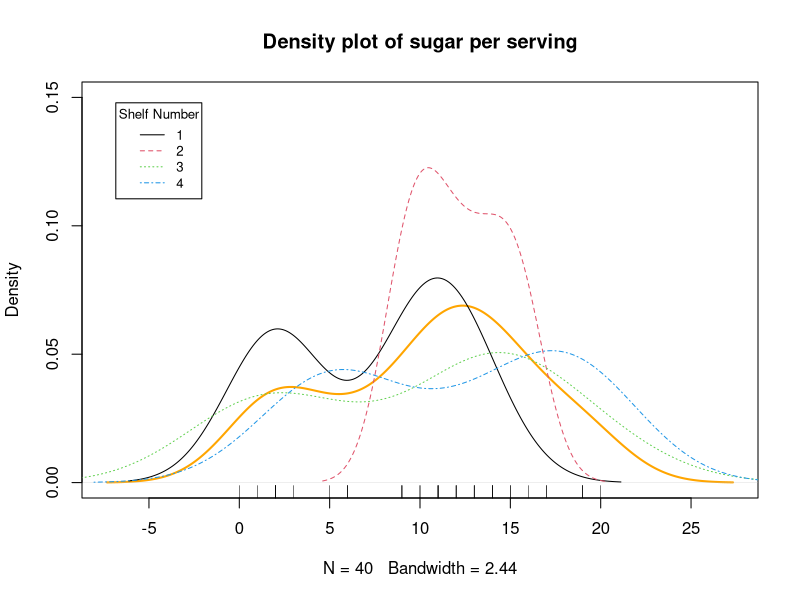
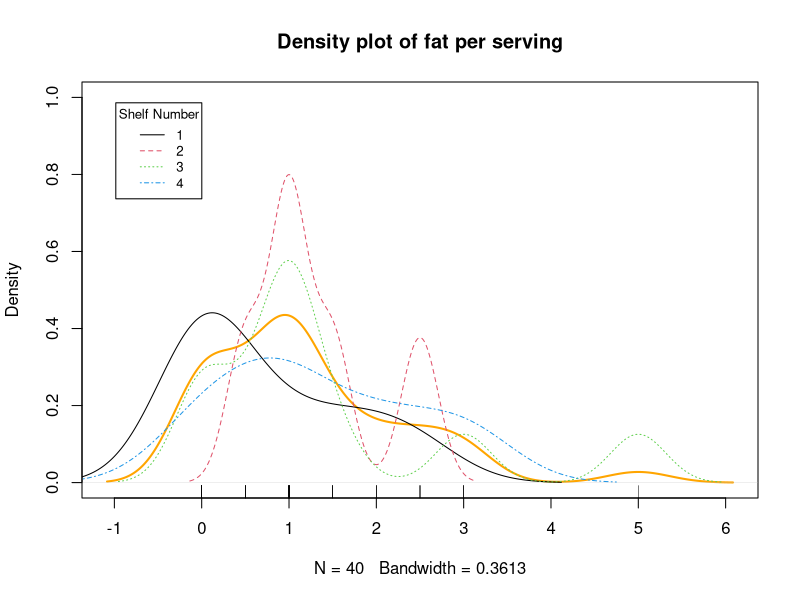
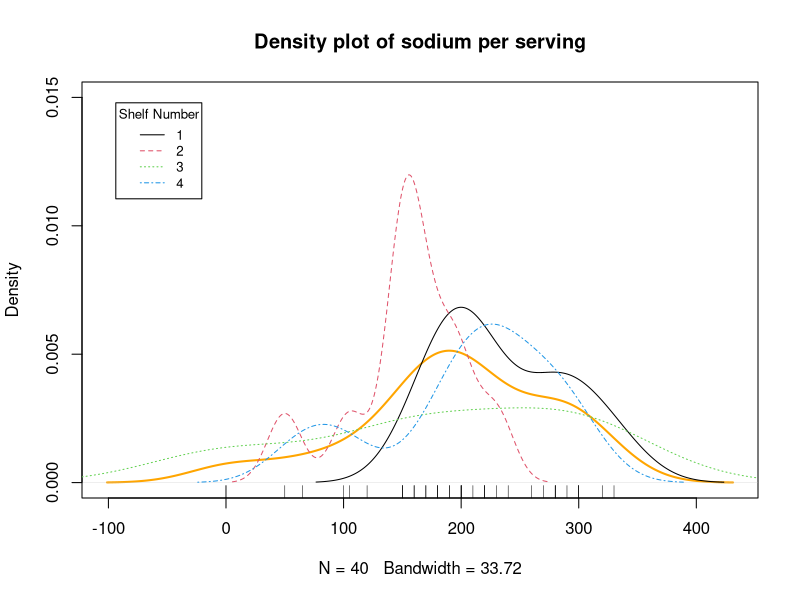
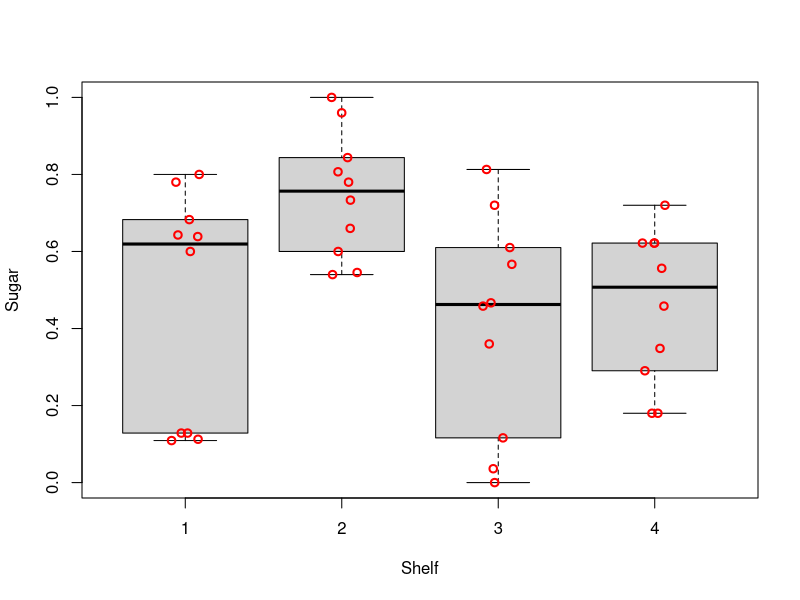
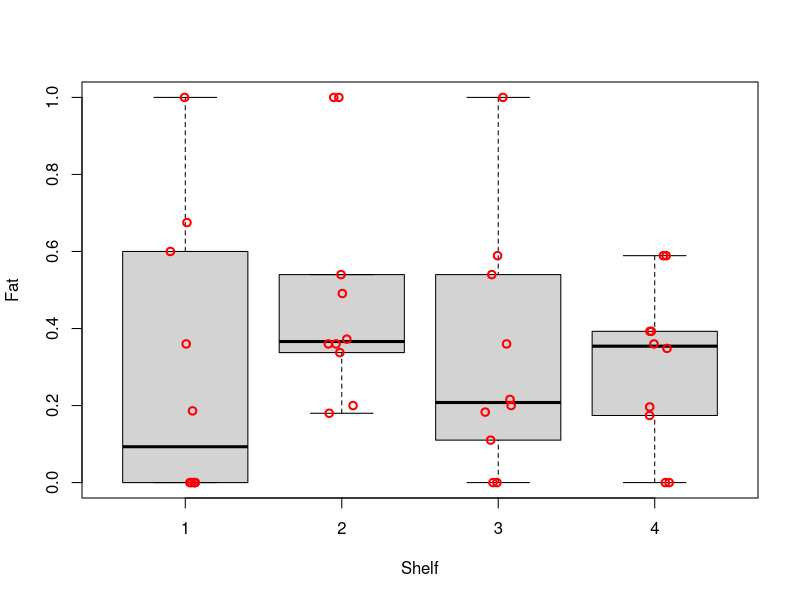
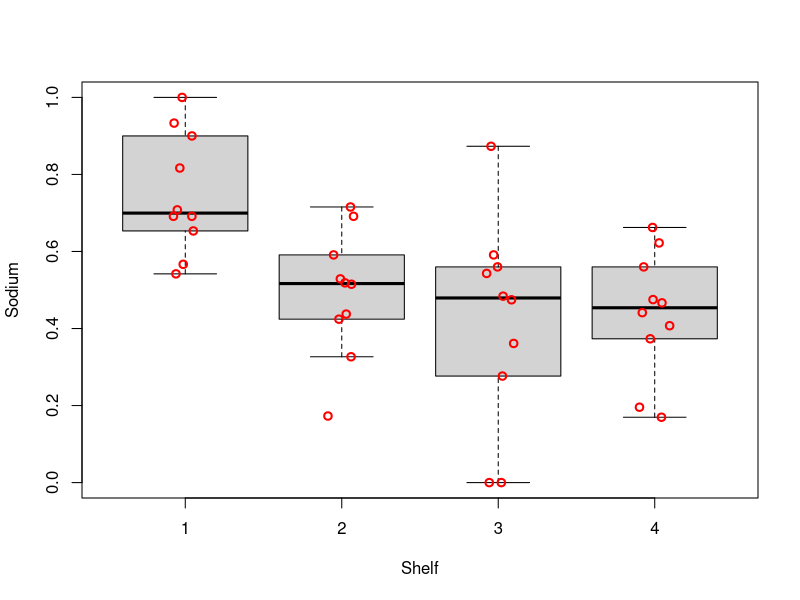
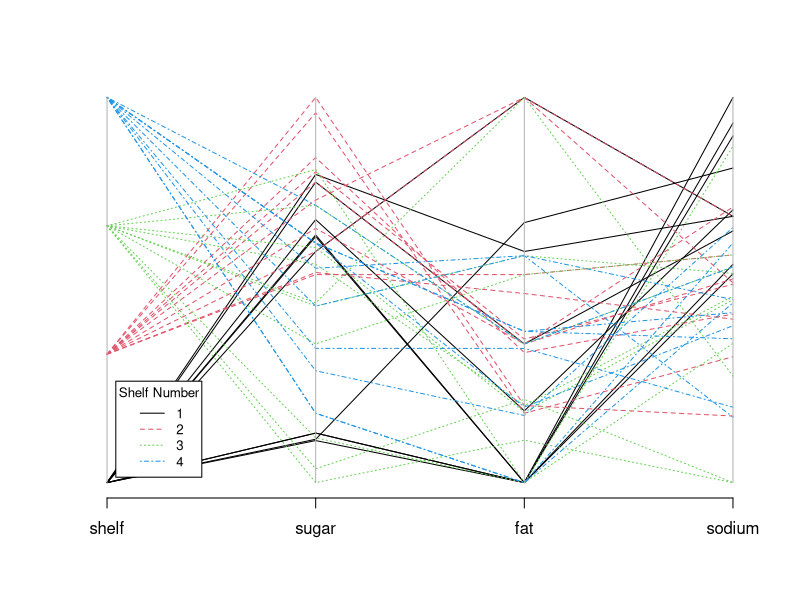
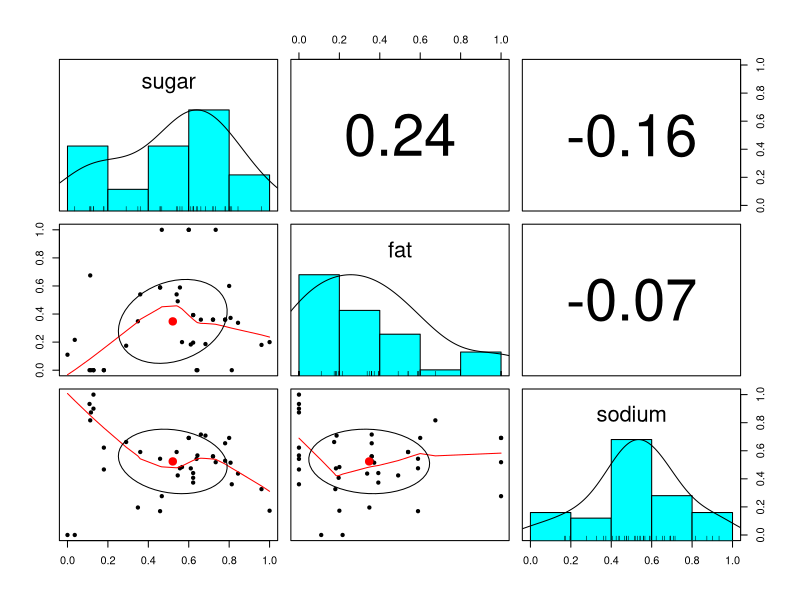

The R source for these figures, in order:
## ---- chunk 1
# add packages
library(car)
library(dplyr)
library(Hmisc)
library(knitr)
library(MASS)
library(nnet)
library(psych)
# prevent source code from running off the page
opts_chunk$set(tidy.opts=list(width.cutoff=70), tidy=TRUE)
# remove all objects from current workspace
rm(list = ls())
# set seed number to reproduce results
set.seed(1)
# load data
d <- read.csv("./dataset/cereal_dillons.csv", header=TRUE, sep=",")
## ---- chunk 2
# structure of data
str(d)
# summary of data
kable(summary(d[, 4:7]))
# list row with missing values
d[!complete.cases(d),]
## ---- chunk 3
# 1. adjust for different serving sizes 
adj.d <- data.frame(shelf = d$Shelf, 
                    sugar = d$sugar_g/d$size_g,
                    fat = d$fat_g/d$size_g, 
                    sodium = (d$sodium_mg/1000)/d$size_g)
# 2. normalize data to be within 0 and 1
normalize <- function(x) { (x-min(x))/(max(x)-min(x)) }
norm.d <- data.frame(shelf = adj.d$shelf, 
                     sugar = normalize(adj.d$sugar),
                     fat = normalize(adj.d$fat),
                     sodium = normalize(adj.d$sodium))
## ---- chunk 4
# explanatory variable: sugar
plot(density(d$sugar_g), col = "orange", lwd = 2, ylim = c(0, 0.15), main = "Density plot of sugar per serving")
lapply(seq(1, 4), function(shelf) lines(density(d[which(d$Shelf == shelf),]$sugar_g), col = shelf, lty = shelf))
rug(d$sugar_g)
legend("topleft", cex = 0.8, inset = .05, title = "Shelf Number", 
       legend = seq(1, 4), col = seq(1, 4), lty = seq(1, 4))

# explanatory variable: fat
plot(density(d$fat_g), col = "orange", lwd = 2, ylim = c(0, 1), main = "Density plot of fat per serving")
lapply(seq(1, 4), function(shelf) lines(density(d[which(d$Shelf == shelf),]$fat_g), col = shelf, lty = shelf))
rug(d$fat_g)
legend("topleft", cex = 0.8, inset = .05, title = "Shelf Number", 
       legend = seq(1, 4), col = seq(1, 4), lty = seq(1, 4))

# explanatory variable: sodium
plot(density(d$sodium_mg), col = "orange", lwd = 2, ylim = c(0, 0.015), main = "Density plot of sodium per serving")
lapply(seq(1, 4), function(shelf) lines(density(d[which(d$Shelf == shelf),]$sodium_mg), col = shelf, lty = shelf))
rug(d$sodium_mg)
legend("topleft", cex = 0.8, inset = .05, title = "Shelf Number", 
       legend = seq(1, 4), col = seq(1, 4), lty = seq(1, 4))
## ---- chunk 5
# explanatory variable: sugar
boxplot(formula = sugar ~ shelf, data = norm.d, ylab = "Sugar", xlab = "Shelf", pars = list(outpch=NA))
stripchart(x = norm.d$sugar ~ norm.d$shelf, lwd = 2, col = "red", method = "jitter", vertical = TRUE, pch = 1, add = TRUE)

# explanatory variable: fat
boxplot(formula = fat ~ shelf, data = norm.d, ylab = "Fat", xlab = "Shelf", pars = list(outpch=NA))
stripchart(x = norm.d$fat ~ norm.d$shelf, lwd = 2, col = "red", method = "jitter", vertical = TRUE, pch = 1, add = TRUE)

# explanatory variable: sodium
boxplot(formula = sodium ~ shelf, data = norm.d, ylab = "Sodium", xlab = "Shelf", pars = list(outpch=NA))
stripchart(x = norm.d$sodium ~ norm.d$shelf, lwd = 2, col = "red", method = "jitter", vertical = TRUE, pch = 1, add = TRUE)
## ---- chunk 6
parcoord(x = norm.d, col = norm.d$shelf, lty = norm.d$shelf)  
legend("bottomleft", cex = 0.8, inset = .05, title = "Shelf Number",  bg = "white",
       legend = seq(1, 4), col = seq(1, 4), lty = seq(1, 4))
## ---- chunk 7
# print out the mean and standard deviation 
norm.d %>% 
  group_by(shelf) %>% 
  summarise(mean.sugar=mean(sugar), sd.sugar=sd(sugar), 
            mean.fat=mean(fat), sd.fat=sd(fat),
            mean.sodium=mean(sodium), sd.sodium=sd(sodium))
## ---- chunk 8
# set shelf 2 as the base level
norm.d$shelf <- factor(norm.d$shelf)
norm.d$shelf <- relevel(norm.d$shelf, ref="2")
# estimate multinomial regression model 
m <- multinom(formula = shelf ~ sugar + fat + sodium, data = norm.d)
summary(m)
# perform LRT to examine importance of each variable
Anova(m)
## ---- chunk 9
pairs.panels(norm.d[,c("sugar", "fat", "sodium")])
## ---- chunk 10
saturated.m <- multinom(formula = shelf ~ sugar * fat * sodium, data = norm.d)
Anova(saturated.m)
## ---- chunk 11
# Apple Jack's content
serving <- 28
sugar <- 12
fat <- 0.5
sodium <- 130
# predict Apple Jack's shelf placement
predict(object = m, 
        data.frame(sugar = (sugar/serving - min(adj.d$sugar))/(max(adj.d$sugar)-min(adj.d$sugar)),
                   fat = (fat/serving - min(adj.d$fat))/(max(adj.d$fat)-min(adj.d$fat)),
                   sodium = (sodium/serving - min(adj.d$sodium))/(max(adj.d$sodium)-min(adj.d$sodium))),
        type = "probs")
## ---- chunk 12

beta.hat <- coefficients(m)
mean.fat <- mean(norm.d$fat)
mean.sodium <- mean(norm.d$sodium)

curve(expr = 1/(1 + exp(beta.hat[1,1] + beta.hat[1,2]*x + mean.fat + mean.sodium) + exp(beta.hat[2,1] + beta.hat[2,2]*x + mean.fat + mean.sodium) + exp(beta.hat[3,1] + beta.hat[3,2]*x + mean.fat + mean.sodium)), 
      ylab = 'estimated probability for a shelf', xlab = 'sugar per serving (after normalized)',
      ylim = c(0,1), xlim = c(0,1), type = 'n',
      panel.first = grid(col = "gray", lty = "dotted"))

# pi.hat.shelf.1
curve(expr = exp(beta.hat[1,1] + beta.hat[1,2]*x + mean.fat + mean.sodium)/(1 + exp(beta.hat[1,1] + beta.hat[1,2]*x + mean.fat + mean.sodium) + exp(beta.hat[2,1] + beta.hat[2,2]*x + mean.fat + mean.sodium) + exp(beta.hat[3,1] + beta.hat[3,2]*x + mean.fat + mean.sodium)),
  col = 1, lty = 1, lwd = 2, n = 1000, add = TRUE,
  xlim = c(norm.d$sugar[norm.d$shelf == 1]), max(norm.d$sugar[norm.d$shelf == 1]))

# pi.hat.shelf.2 
curve(expr = 1/(1 + exp(beta.hat[1,1] + beta.hat[1,2]*x + mean.fat + mean.sodium) + exp(beta.hat[2,1] + beta.hat[2,2]*x + mean.fat + mean.sodium) + exp(beta.hat[3,1] + beta.hat[3,2]*x + mean.fat + mean.sodium)),
  col = 2, lty = 2, lwd = 2, n = 1000, add = TRUE,
  xlim = c(min(norm.d$sugar[norm.d$shelf == 2]), max(norm.d$sugar[norm.d$shelf == 2])))

# pi.hat.shelf.3
curve(expr = exp(beta.hat[2,1] + beta.hat[2,2]*x + mean.fat + mean.sodium)/(1 + exp(beta.hat[1,1] + beta.hat[1,2]*x + mean.fat + mean.sodium) + exp(beta.hat[2,1] + beta.hat[2,2]*x + mean.fat + mean.sodium) + exp(beta.hat[3,1] + beta.hat[3,2]*x + mean.fat + mean.sodium)),
  col = 3, lty = 3, lwd = 2, n = 1000, add = TRUE,
  xlim = c(min(norm.d$sugar[norm.d$shelf == 3]), max(norm.d$sugar[norm.d$shelf == 1]))) 

# pi.hat.shelf.4
curve(expr = exp(beta.hat[3,1] + beta.hat[3,2]*x + mean.fat + mean.sodium)/(1 + exp(beta.hat[1,1] + beta.hat[1,2]*x + mean.fat + mean.sodium) + exp(beta.hat[2,1] + beta.hat[2,2]*x + mean.fat + mean.sodium) + exp(beta.hat[3,1] + beta.hat[3,2]*x + mean.fat + mean.sodium)),
  col = 4, lty = 4, lwd = 2, n = 1000, add = TRUE,
  xlim = c(min(norm.d$sugar[norm.d$shelf == 4]), max(norm.d$sugar[norm.d$shelf == 4]))) 

# legend
legend('topleft', cex=0.8, inset=.05, title='Shelf Number', legend=seq(1,4), col=seq(1,4), lty=seq(1,4), lwd=rep(3,4))
## ---- chunk 13
# standard deviation
sd.d <- apply(norm.d[2:4], 2, sd) 
round(sd.d, 2)

# wald ci
conf.beta <- confint(m, level=0.95)
ci.or.shelf.1 <- exp(sd.d * conf.beta[2:4, 1:2, 1])
ci.or.shelf.2 <- exp(sd.d * conf.beta[2:4, 1:2, 2])
ci.or.shelf.3 <- exp(sd.d * conf.beta[2:4, 1:2, 3])

print('odd ratio for shelf 1 vs shelf 2:')
#round(exp(sd.d * beta.hat[1, 2:4]), 2)
round(1/exp(sd.d * beta.hat[1, 2:4]), 2)
round(data.frame(low=1/ci.or.shelf.1[,2], up=1/ci.or.shelf.1[,1]), 2)

print('odd ratio for shelf 3 vs shelf 2:')
#round(exp(sd.d * beta.hat[2, 2:4]), 2)
round(1/exp(sd.d * beta.hat[2, 2:4]), 2)
round(data.frame(low=1/ci.or.shelf.2[,2], up=1/ci.or.shelf.2[,1]), 2)

print('odd ratio for shelf 4 vs shelf 2:')
#round(exp(sd.d * beta.hat[3, 2:4]), 2)
round(1/exp(sd.d * beta.hat[3, 2:4]), 2)
round(data.frame(low=1/ci.or.shelf.3[,2], up=1/ci.or.shelf.3[,1]), 2)
